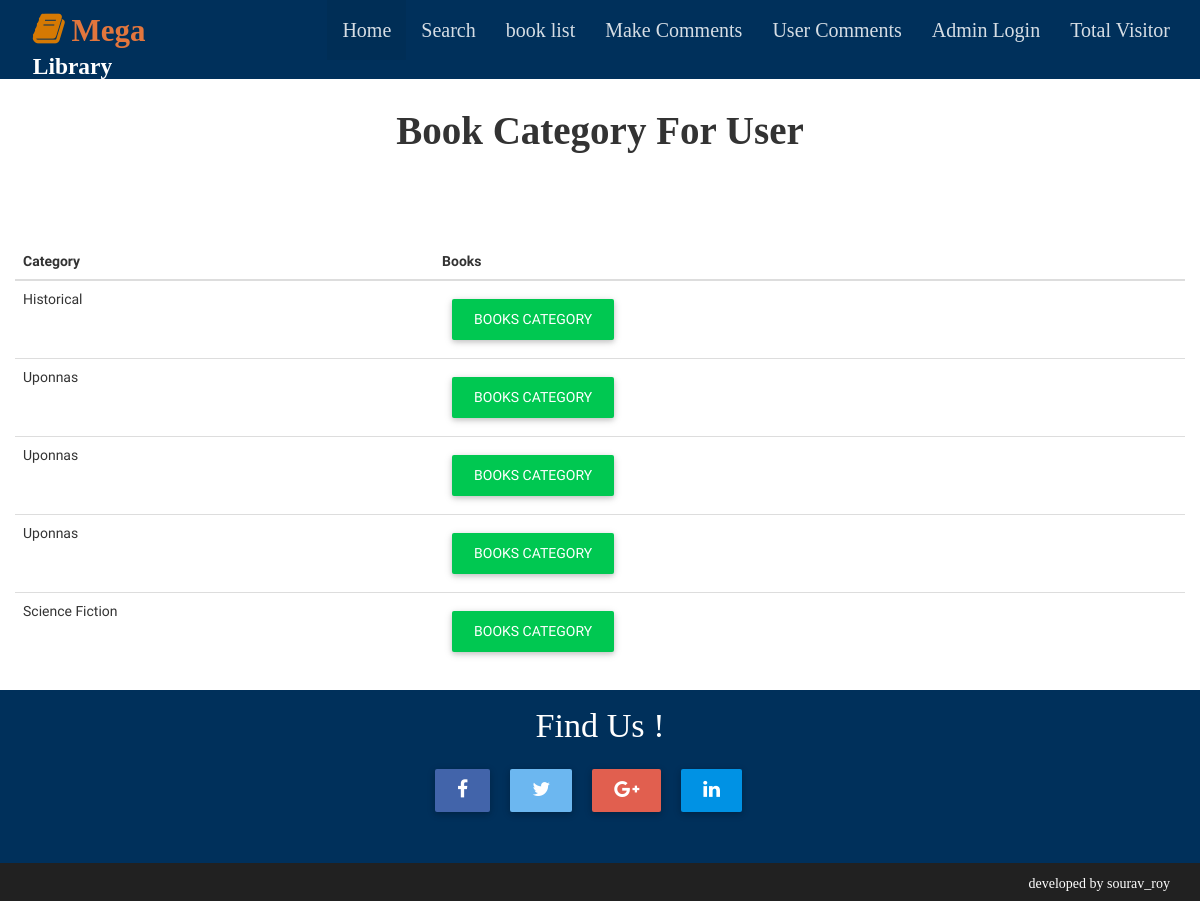
The page /book_category.php on the database its author committed.
### tables this page shows
CREATE TABLE `books` (
  `id` int(100) NOT NULL,
  `book_name` varchar(50) NOT NULL,
  `writer` varchar(50) NOT NULL,
  `description` varchar(50) NOT NULL,
  `date` varchar(50) NOT NULL,
  `time` varchar(50) NOT NULL,
  `file` varchar(100) NOT NULL
);

### book_category.php (the view, shortened to what this page needs)
<?php
	include 'includes/header.php';
?>
	<div class="row">
	    <h5 style="text-align:center;font-family: initial;font-size: 39px;margin-top:50px;margin-bottom:90px;font-weight: bold">Book Category For User</h5>
	</div>
  <div class ="container-fluid">
		<div class="row">
			<div class="col-lg-12 col-md-12 colsm-12 col-xs-12">
				<table class="table table-hover">
				  <thead>
					<tr>
					  <th>Category</th>
					  <th>Books</th>
					</tr>
				  </thead>
				  <tbody>
					<?php
					require("connection.php");
					$result = mysqli_query($conn, "SELECT * FROM books");
					while($row=mysqli_fetch_array($result)){
					  echo "<tr>";
					  echo  "<td>" .  $row['description']. "</td>";
					  ?>
					  <td><a href="category_wise_book.php?description=<?php echo $row['description']; ?>" class='btn btn-success'>Books Category</a></td>
					  <?php
					  echo "</tr>";
					  }
					?>
				  </tbody>
				</table>
			</div>
		</div>
  </div>
<?php
	include 'includes/footer.php';
?>

### css/style.css (style rules this page uses)
body { width:100%; margin:0 auto; padding:0auto; display:block; }

### rows shown on the page
books: description "Historical"
books: description "Uponnas"
books: description "Uponnas"
books: description "Uponnas"
books: description "Science Fiction"
